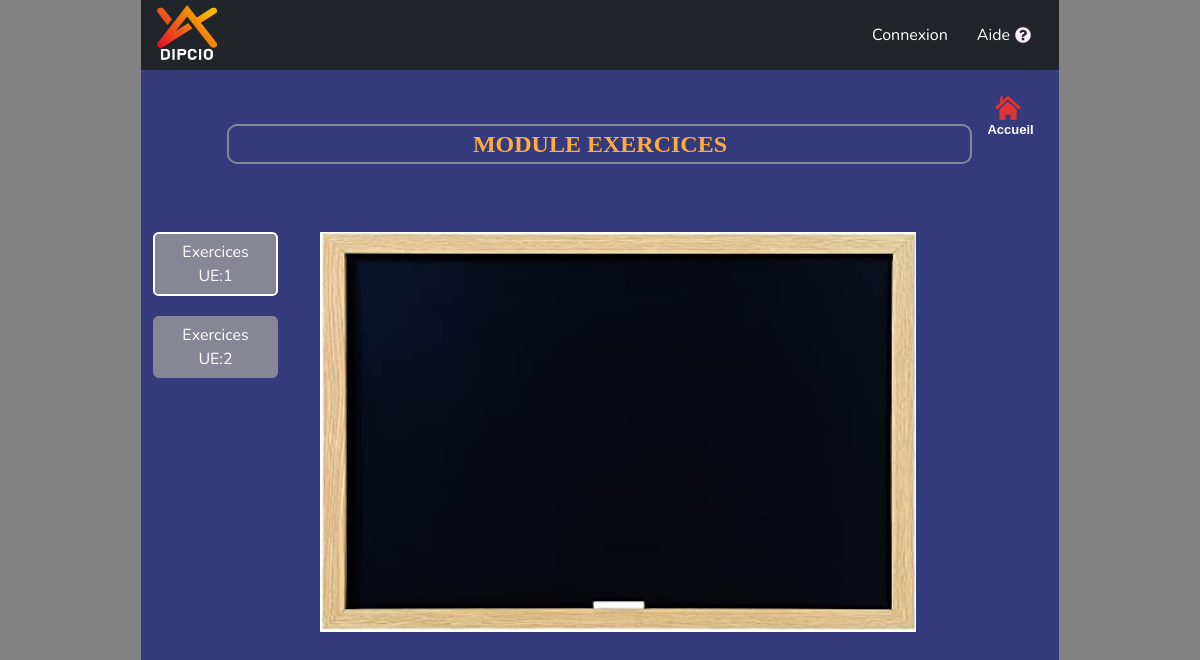
The page /exercices.php on the database as committed earlier.
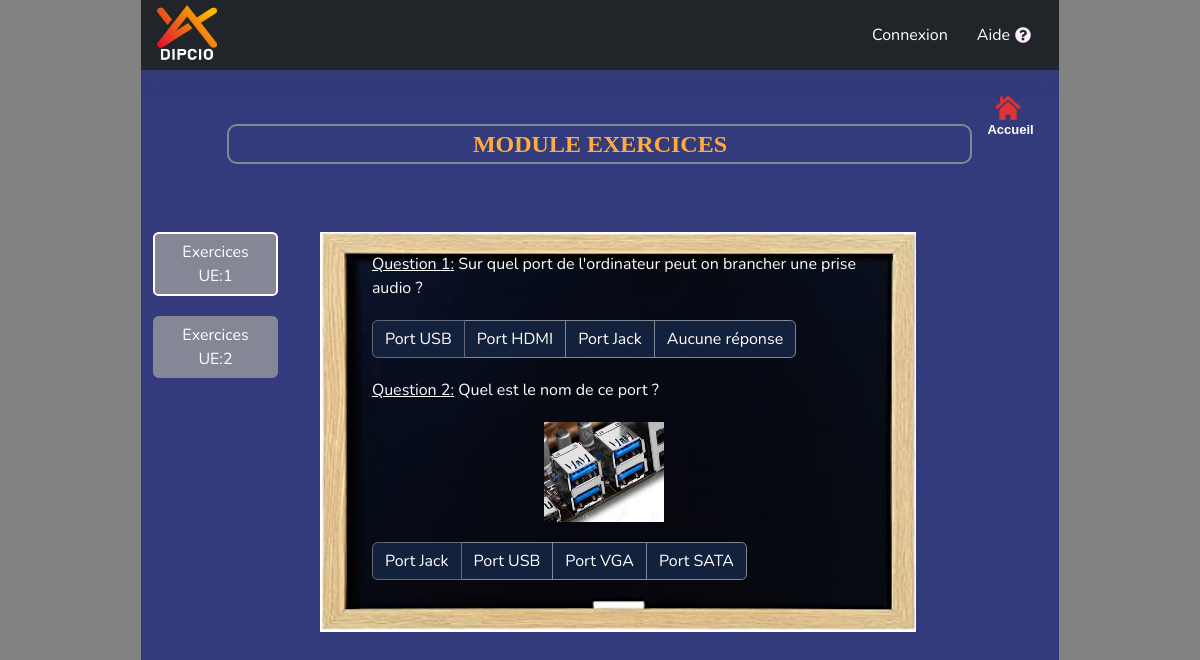
The same page on the database as committed later.
### tables this page shows
CREATE TABLE IF NOT EXISTS `exercice` (
  `codeExercice` int(11) NOT NULL AUTO_INCREMENT,
  `codeCours` int(11) NOT NULL,
  `question` varchar(255) NOT NULL,
  `prop1` varchar(255) NOT NULL,
  `prop2` varchar(255) NOT NULL,
  `prop3` varchar(255) NOT NULL,
  `prop4` varchar(255) NOT NULL,
  `img` varchar(60) NOT NULL,
  `codetype` int(11) NOT NULL DEFAULT '0',
  `rep` int(11) DEFAULT NULL,
  PRIMARY KEY (`codeExercice`),
  KEY `codeCours` (`codeCours`)
);

### bd.php (called while the page is built, shortened)
<?php
	$dbname = 'dipcio_db';
	$dbuser = 'root';
	$dbpass = '';
	try {
		$bd = new PDO('mysql:host=localhost;dbname=' . $dbname . ';charset=utf8', $dbuser, $dbpass);
	} catch (Exception $e) {
		die('Erreur: ' . $e->getMessage());
	}
	class Exercice{
		function __construct($_codeExercice, $_codeCours, $_question, $_prop1, $_prop2, $_prop3, $_prop4, $_rep, $_img, $_codeType){
			$this->_question = $_question;
			$this->_prop1 = $_prop1;
			$this->_prop2 = $_prop2;
			$this->_prop3 = $_prop3;
			$this->_prop4 = $_prop4;
			$this->_img = $_img;
		}
	}
	function liste_exercices($codeType){
		global $bd;
		$resultats = [];
		$exos = $bd->query('select * from exercice where codetype = '.$codeType.' order by rand()');
		$i = 0;
		while($donnee = $exos->fetch()){
			if($codeType == 1 || $codeType == 5){
				if($donnee['rep'] == 1){
					$donnee['prop1'] = '!'.$donnee['prop1'];
				}
				elseif ($donnee['rep'] == 2) {
					$donnee['prop2'] = '!'.$donnee['prop2'];
				}
				elseif ($donnee['rep'] == 3) {
					$donnee['prop3'] = '!'.$donnee['prop3'];
				}
				else{
					$donnee['prop4'] = '!'.$donnee['prop4'];
				}
				$exercice = new Exercice($donnee['codeExercice'], $donnee['codeCours'], $donnee['question'], '('.$donnee['prop1'].')', '('.$donnee['prop2'].')', '('.$donnee['prop3'].')', '('.$donnee['prop4'].')', $donnee['rep'], $donnee['img'], $donnee['codetype']);
			}
			else{
				$exercice = new Exercice($donnee['codeExercice'], $donnee['codeCours'], $donnee['question'], $donnee['prop1'], $donnee['prop2'], $donnee['prop3'], $donnee['prop4'], $donnee['rep'], $donnee['img'], $donnee['codetype']);
			}
			$resultats[$i] = $exercice;
			$i++;
		}
		return $resultats;
	}
 ?>

### exercices.php (the view, shortened to what this page needs)
<?php
  include('bd.php');
?>
<!DOCTYPE html>
<html lang="en">
<head>
 <?php
    include('link.php');
  ?>
</head>
<body id="page-top">
  <div id="wrapper" style="height: 100%; margin: 0px auto; overflow: hidden;">
    <div class="row d-flex justify-content-center" style="height: 100%">
      <div id="content-wrapper" class="col-md-9 entete" style="height: 92%; overflow: hidden; background-color: #343b7c;">
        <div id="content">
          <?php
             include('navbar.php');
          ?>
          <div class="container">
            <?php include('titre_l.php'); ?>
            <div class="row details-modules" style="margin-bottom: 15px;  height: 25em;">
              <div class="col-md-12">
                <div class="row" style="height: 100%;">
                  <div class="col-md-2" style="margin-right: 2%;">
                    <div class="row" style="width: 100%;">
                       <div >
                        <button class="btn btn-secondary" type="button" id="dropdownMenu1" data-toggle="dropdown" onclick="cliquer(1)" aria-haspopup="true" aria-expanded="false" style="border: 2px solid white;">
                             Exercices UE:1
                        </button>
                      </div>
                    </div>
                    <div class="row" style="width: 100%; margin-top: 20px;">
                      <div >
                        <button class="btn btn-secondary" type="button" id="dropdownMenu2" data-toggle="dropdown" onclick="cliquer(2)" aria-haspopup="true" aria-expanded="false">
                             Exercices UE:2
                        </button>
                      </div>
                    </div>
                  </div>
                  <div class="col-md-8 tableau" style="padding-bottom: 60px; padding-left: 40px; padding-right: 40px; height: 25em; overflow-y: auto;" >
                  <div id="bout1">
                  <?php
                      $questions = liste_exercices(3);
                      $n = count($questions);
                      for($i=0;$i<$n;$i++){
                   ?>
                    <div class="col-md-12">
                      <div style="margin-top: 20px; color: #fdfffc;">
                        <span style="text-decoration: underline;">Question <?= $i+1;?>:</span> <?= $questions[$i]->_question ?>
                      </div>
                      <?php if($questions[$i]->_img != ''){ ?>
                       <div class="row  d-flex justify-content-center" style="margin-top: 20px;">
                          <div class="col-md-4">
                             <img src="Images/<?= $questions[$i]->_img ?>"  width="120px" height="100px;">
                          </div>
                       </div>
                       <?php
                          }
                        ?>
                      <div class="btn-group btn-group-toggle" data-toggle="buttons" style="margin-top: 20px;" >
                        <label class="btn btn-secondary active" style="background-color: #14213d;" >
                          <input type="radio" name="options" id="option1" autocomplete="off" checked> <?= $questions[$i]->_prop1 ?>
                        </label>
                        <label class="btn btn-secondary" style="background-color: #14213d;">
                          <input type="radio" name="options" id="option2" autocomplete="off"> <?= $questions[$i]->_prop2 ?>
                        </label>
                        <label class="btn btn-secondary" style="background-color: #14213d;">
                          <input type="radio" name="options" id="option3" autocomplete="off"> <?= $questions[$i]->_prop3 ?>
                        </label>
                         <label class="btn btn-secondary" style="background-color: #14213d;">
                          <input type="radio" name="options" id="option3" autocomplete="off"> <?= $questions[$i]->_prop4 ?>
                        </label>
                      </div>
                    </div>
                    <?php
                      }
                     ?>
                  </div>
                </div>
                </div>
                </div>
              </div>
            </div>
          </div>
        </div>
      </div>
    </div>
</body>
</html>

### link.php (shortened to what this page needs)
<link href="vendor/fontawesome-free/css/all.min.css" rel="stylesheet" type="text/css">
<link href="css/sb-admin-2.css" rel="stylesheet">
<link href="css/style.css" rel="stylesheet">

### navbar.php (shortened to what this page needs)
<nav class="navbar navbar-expand navbar-light bg-blue topbar mb-4 static-top shadow">
  <div>
    <img style="width: 60px; height: 60px;" src="img/logo2.png">
  </div>
  <ul class="navbar-nav ml-auto">
    <div  id="options">
      <li class="nav-item dropdown no-arrow">
        <a class="nav-link dropdown-toggle" href="#" id="userDropdown" role="button" data-toggle="dropdown" aria-haspopup="true" aria-expanded="false">
        </a>
      </li>
    </div>
     <?php
        if(!isset($_SESSION['identifiant'])){
      ?>
    <li class="nav-item">
        <a class="nav-link help" href="connexion.php" id="btn_connect" role="button" >
            <span class="text-white" style="padding-right: 5px;">Connexion</span>
        </a>
    </li>
    <?php
      }
    ?>
    <li class="nav-item">
      <a class="nav-link" href="aide.php" id="messagesDropdown" role="button" >
        <span class="text-white help" style="padding-right: 5px;">Aide</span> <i class="fas fa-question-circle" style="color: #fef;"></i>
      </a>
    </li>
  </ul>
</nav>

### titre_l.php
<div class="row" style="margin-bottom: 0.5%;">
  <div class="col-md-1"></div>
  <div class="col-md-10">
    <div class="row" style="height: 30px;"></div>
    <div class="row" style="margin-bottom: 20px;">
       <div class="col-md-12 current_module2" style="font-size: 1.5em">
        <span id="titre"></span>
      </div>
    </div>
  </div>
  <div class="col-md-1" style="padding: 0px;">
    <?php
       include('back.php');
    ?>
  </div>
</div>

### back.php
 <a href="accueil.php">
  <div class="accueil" style="margin-left: 15px;">
    <img src="img/accueil7.png" alt="Accueil" style="width: 85%;">
    <div class="card-body card-module">
      <h3 style="color: #fff; font-size: small; font-weight: bold; font-family: arial;">Accueil</h3>
    </div>
  </div>
</a>

### css/style.css (style rules this page uses)
body { background-color: rgb(130,130,130); }
.entete { padding-left: 0; padding-right: 0; }
.current_module2 { font-weight: bold; font-size: large; text-align: center; font-family: Constantia; border: 2px solid #858796; border-radius: 10px; color: #ffab40; }
.accueil { width: 65%; }
.details-modules { margin-top: 31vh; transform: translateY(-50%); }
.card-module { padding: 0px; padding-bottom: 10px; }
.bg-blue { background-color: #212529; }
.text-white { color: #fff; }
.tableau { background-image: url('../Images/tableau.jpg'); background-repeat: no-repeat; background-size: 100% 100%; }

Rows that differ between the two databases and show on the page:
added exercice: question "Sur quel port de l'ordinateur peut on brancher une prise audio ?", prop1 "Port USB", prop2 "Port HDMI", prop3 "Port Jack", prop4 "Aucune réponse"
added exercice: question "Quel est le nom de ce port ?", img (picture), prop1 "Port Jack", prop2 "Port USB", prop3 "Port VGA", prop4 "Port SATA"
